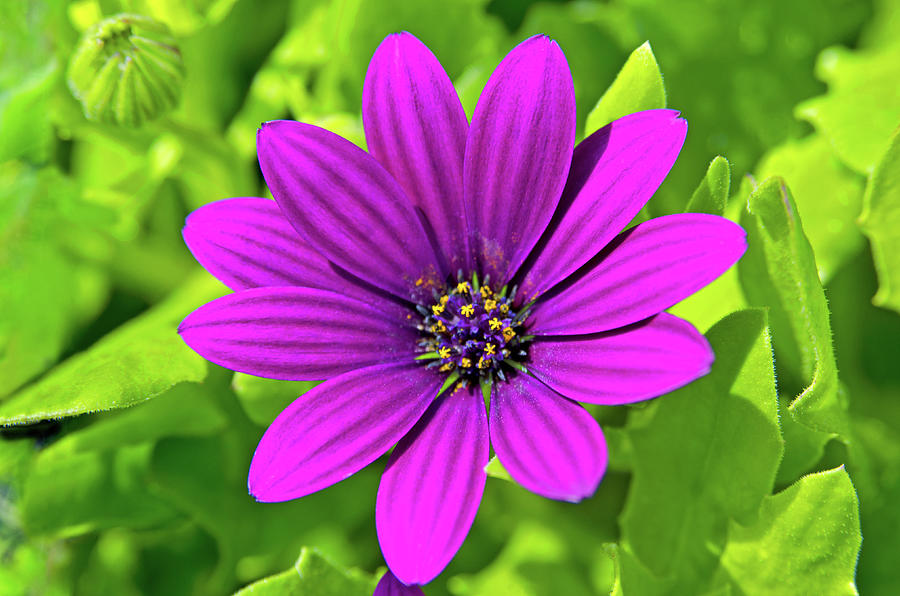
#> input picture img.jpg, 900 x 596 px
$ jupyter execute OpenCV.ipynb
#> lines starting #> are read from the running program, lines starting #| are printed output that depends on the picture
#> the answer given: img.jpg
<a href="https://colab.research.google.com/github/dalshaikh/OpenCV-Library/blob/main/OpenCV.ipynb" target="_parent"></a>

[cell 1]
#import the required libraries:
import cv2
import numpy as np
# required if you use Google Colab
from google.colab.patches import cv2_imshow
from google.colab import files

[cell 2]
# loading the image:
def read_file(filename):
#> called with filename = 'img.jpg'
  img1 = cv2.imread(filename)
#> img1 is the input picture: shape (596, 900, 3); mean B, G, R 90.4, 124, 135.2
  cv2_imshow(img1)
  return img1

[cell 3]
#Call the created function to load the image:
uploaded = files.upload()
filename = next(iter(uploaded))
img1 = read_file(filename)

[cell 4]
def edge_mask(img, line_size, blur_value):
#> called with line_size = 7, blur_value = 7
  gray = cv2.cvtColor(img1, cv2.COLOR_BGR2GRAY)
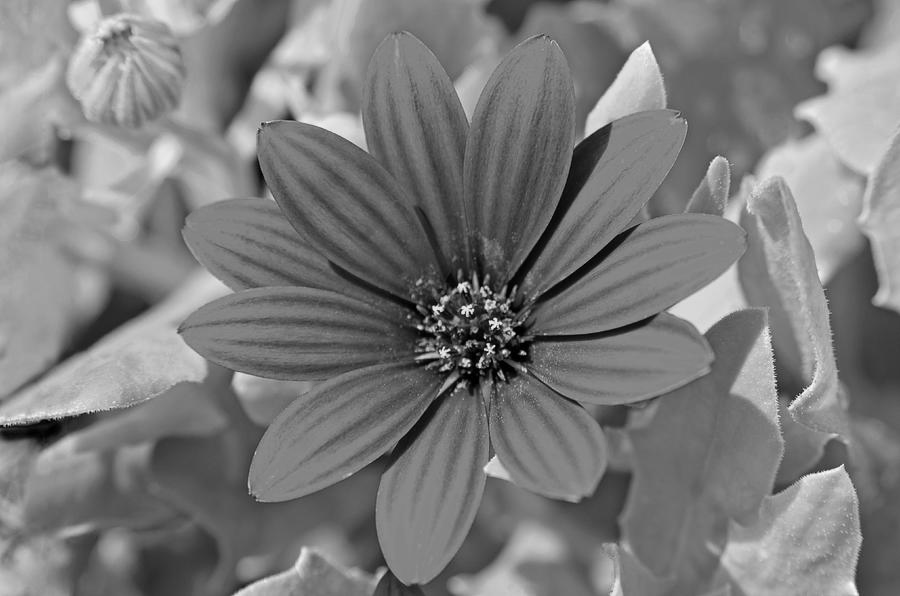
#> gray: shape (596, 900); min 0, max 252, mean 123.5
  gray_blur = cv2.medianBlur(gray, blur_value)
  edges = cv2.adaptiveThreshold(gray_blur, 255, cv2.ADAPTIVE_THRESH_MEAN_C, cv2.THRESH_BINARY, line_size, blur_value)
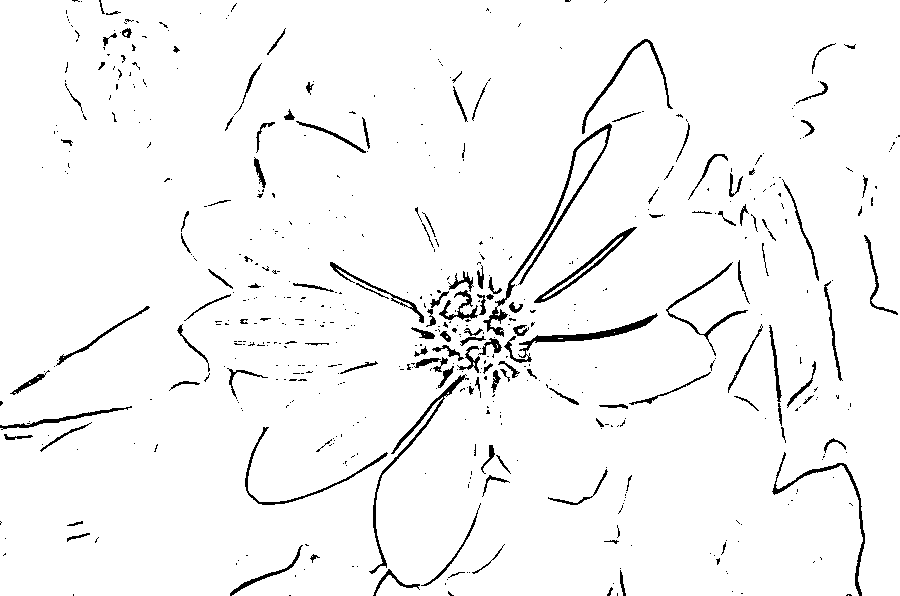
#> edges: shape (596, 900); 96.3% white; black in thin lines or dots
  return edges

[cell 5]
line_size = 7
blur_value = 7
edges = edge_mask(img1, line_size, blur_value)
cv2_imshow(edges)

[cell 6]
def color_quantization(img, k):
# Transform the image
#> called with k = 9
  data = np.float32(img1).reshape((-1, 3))

# Determine criteria
  criteria = (cv2.TERM_CRITERIA_EPS + cv2.TERM_CRITERIA_MAX_ITER, 20, 0.001)

# Implementing K-Means
  ret, label, center = cv2.kmeans(data, k, None, criteria, 10, cv2.KMEANS_RANDOM_CENTERS)
#> ret = 310667369.3; center = [[249.1, 49.64, 239.2], [143.1, 33.23, 132.2], [48.09, 229.6, 172.9], [29.07, 144.7, 87.39], [50.42, 13.98, 47.02], [19.21, 104.3, 53.37], [40.12, 190.7, 126.6], [127.5, 210.8, 177.5], [199.8, 43.81, 184.8]]
  center = np.uint8(center)
#> center = [[249, 49, 239], [143, 33, 132], [48, 229, 172], [29, 144, 87], [50, 13, 47], [19, 104, 53], [40, 190, 126], [127, 210, 177], [199, 43, 184]]
  result = center[label.flatten()]
  result = result.reshape(img1.shape)
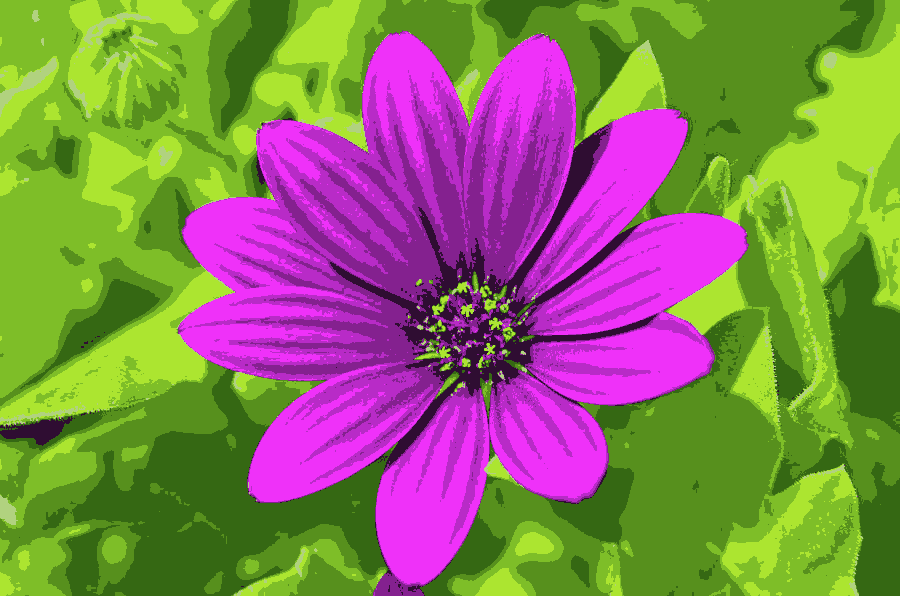
#> result: shape (596, 900, 3); mean B, G, R 90.3, 123.4, 134.7
  return result

[cell 7]
total_color = 9
img = color_quantization(img1, total_color)
cv2_imshow(img1)

[cell 8]
blurred = cv2.bilateralFilter(img, d=7, sigmaColor=200,sigmaSpace=200)
cv2_imshow(img)

[cell 9]
cartoon = cv2.bitwise_and(blurred, blurred, mask=edges)
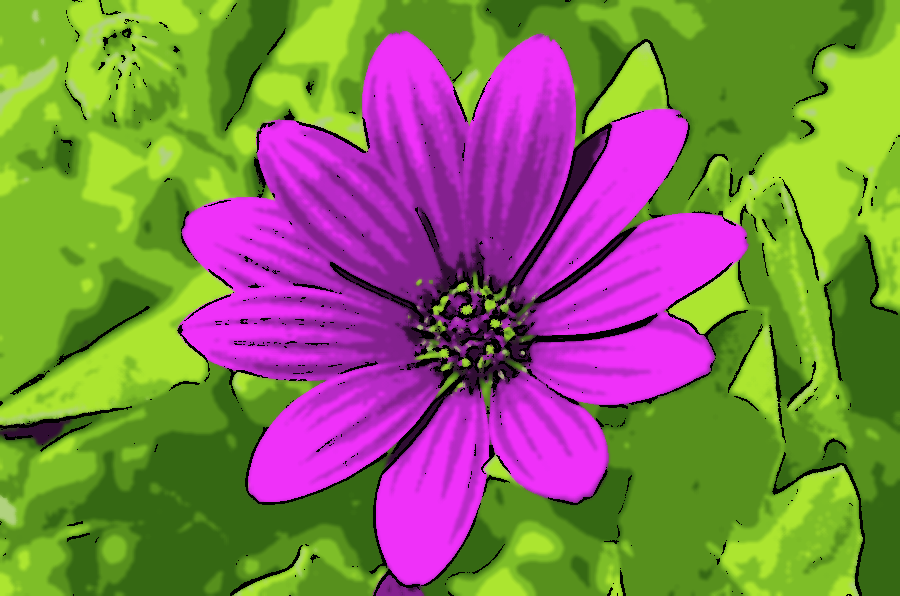
#> cartoon: shape (596, 900, 3); mean B, G, R 87.7, 120.5, 131.4
cv2_imshow(img)
